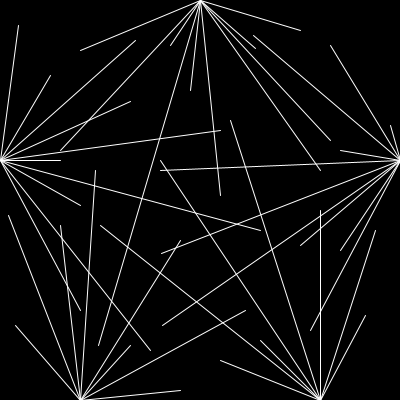
Frame 1 (no input)
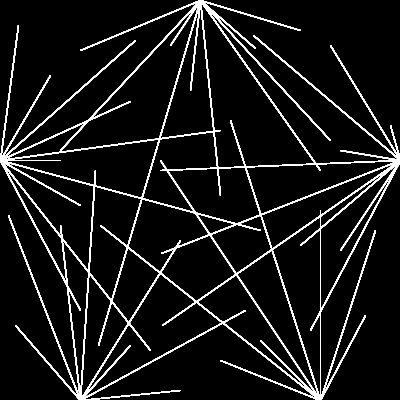
Frame 60 (the mouse pressed at the canvas centre just before this capture)
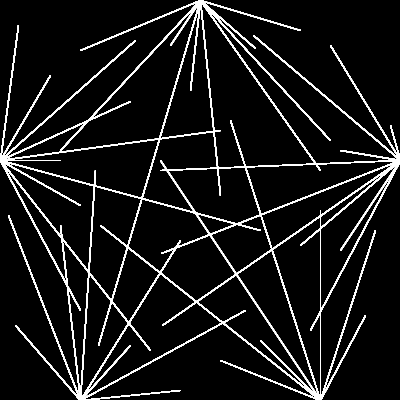
Frame 120 (the mouse held since frame 60 and released just before this capture)

The Processing sketch that drew these frames (run headless with seeded random() and noise(); from frame 60 on, the mouse is pressed at the canvas centre):

// Processing sketch: processing_108921
// ── processing_108921.pde

/*   Homework One - Static Composition
     Sabrina Pardus 
     09/10/13
*/

void setup() {
  //Composition size (400 pixels)
  size(400, 400);
  
  //Black background
  background(0);
  

}

void draw() {
  //Drawing with white
  stroke(255);
  smooth();
  
  //Draw top section of pentagon
  line(200,0,80,50);
  line(200,0,60,150);
  line(200,0,170,45);  
  line(200,0,98,345);
  line(200,0,190,90);
  line(200,0,220,195);
  line(200,0,320,170);
  line(200,0,330,140);
  line(200,0,255,48);
  line(200,0,300,30);
  
  //Draw right section of pentagon
  line(400,160,330,45);
  line(400,160,253,35);
  line(400,160,390,125);
  line(400,160,340,150);
  line(400,160,340,250);
  line(400,160,161,253);
  line(400,160,160,170);
  line(400,160,162,325);
  line(400,160,300,245);
  line(400,160,310,330);
  
  //Draw left section of pentagon
  line(0,160,18,25);
  line(0,160,50,75);
  line(0,160,135,40);
  line(0,160,130,101);
  line(0,160,220,130);
  line(0,160,60,160);
  line(0,160,260,230);
  line(0,160,80,205);
  line(0,160,150,350);
  line(0,160,80,310);
  
  //Draw bottom-left section of pentagon
  line(80,400,15,325);
  line(80,400,8,215);
  line(80,400,60,225);
  line(80,400,95,170);
  line(80,400,180,240);
  line(80,400,130,345);
  line(80,400,245,310);
  line(80,400,180,390);
  
  //Draw bottom-right section of pentagon
  line(320,400,220,360);
  line(320,400,100,225);
  line(320,400,260,340);
  line(320,400,160,160);
  line(320,400,230,120);
  line(320,400,320,210);
  line(320,400,375,230);
  line(320,400,365,315);


}
